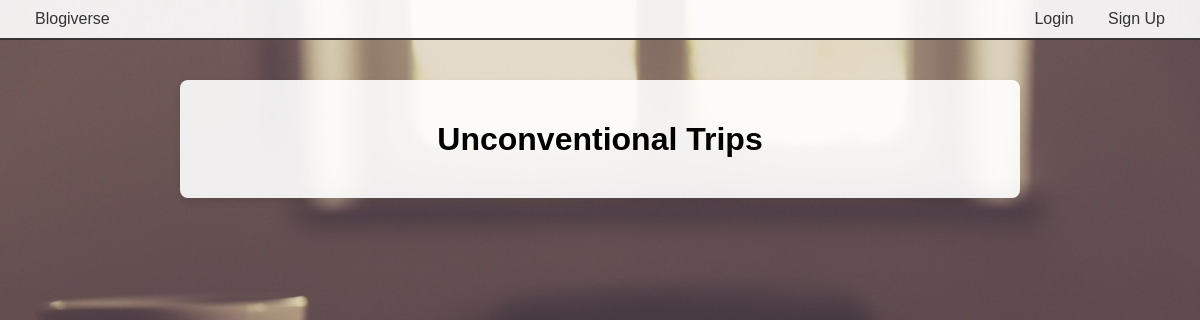
/blogs/Unconventional Trips/, run on an earlier commit of the app's database.
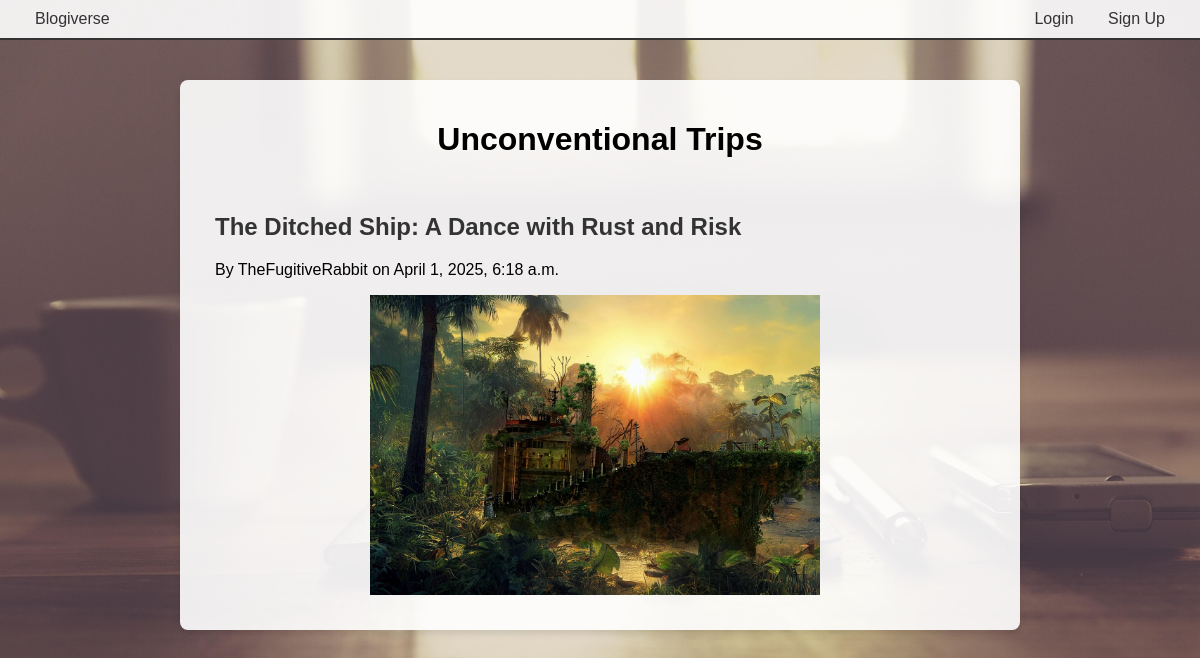
And on a later commit of the database.
### blogs/models.py (models this page shows, shortened)
class BlogPost(models.Model):
    title = models.CharField(max_length=200)
    content = models.TextField()
    author = models.ForeignKey(User, on_delete=models.CASCADE)
    forum = models.ForeignKey(Forum, on_delete=models.CASCADE, default=1)
    created_at = models.DateTimeField(auto_now_add=True)
    photo = models.ImageField(upload_to='blog_photos/', blank=True, null=True)
    likes = models.ManyToManyField(User, related_name='liked_posts', blank=True)

### blogs/views.py (the view)
# urls.py: path('blogs/<str:forum_name>/', views.topic_list, name='topic_list'),  # Moved down
def topic_list(request, forum_name):
    forum = get_object_or_404(Forum, name=forum_name)
    posts = BlogPost.objects.filter(forum=forum)
    return render(request, 'blogs/topic_list.html', {'forum': forum, 'posts': posts})

### templates/blogs/topic_list.html (shortened to what this page needs)
{% extends 'base.html' %}
{% block content %}
    <div class="topic-container">
        <h1>{{ forum.name }}</h1>
        {% for post in posts %}
            <div class="post-item">
                <h2><a href="{% url 'blog_detail' post_id=post.id %}">{{ post.title }}</a></h2>
                <p>By {{ post.author }} on {{ post.created_at }}</p>
                {% if post.photo %}
                    <img src="{{ post.photo.url }}" alt="{{ post.title }}">
                {% endif %}
            </div>
        {% endfor %}
    </div>
{% endblock %}

What changed in the data, as far as the page shows it:
now on this page (row edited): BlogPost: title "The Ditched Ship: A Dance with Rust and Risk", author "TheFugitiveRabbit", created_at "April 1, 2025, 6:18 a.m.", photo (picture)
